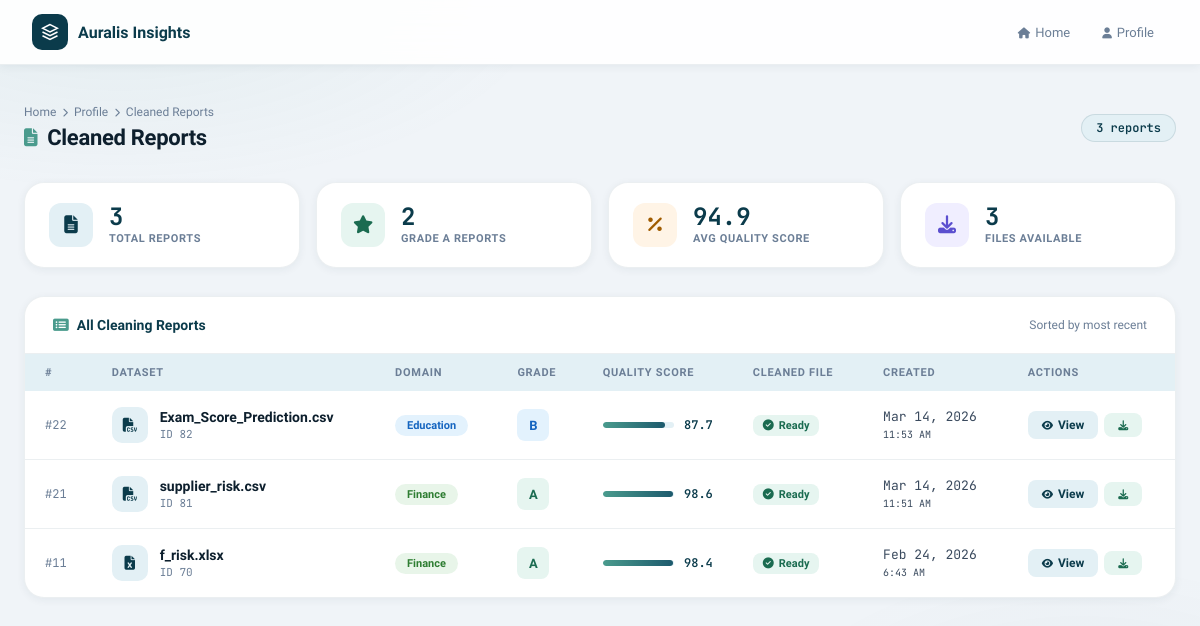
The app's page /cleaning/my-reports/ (signed in), older data.
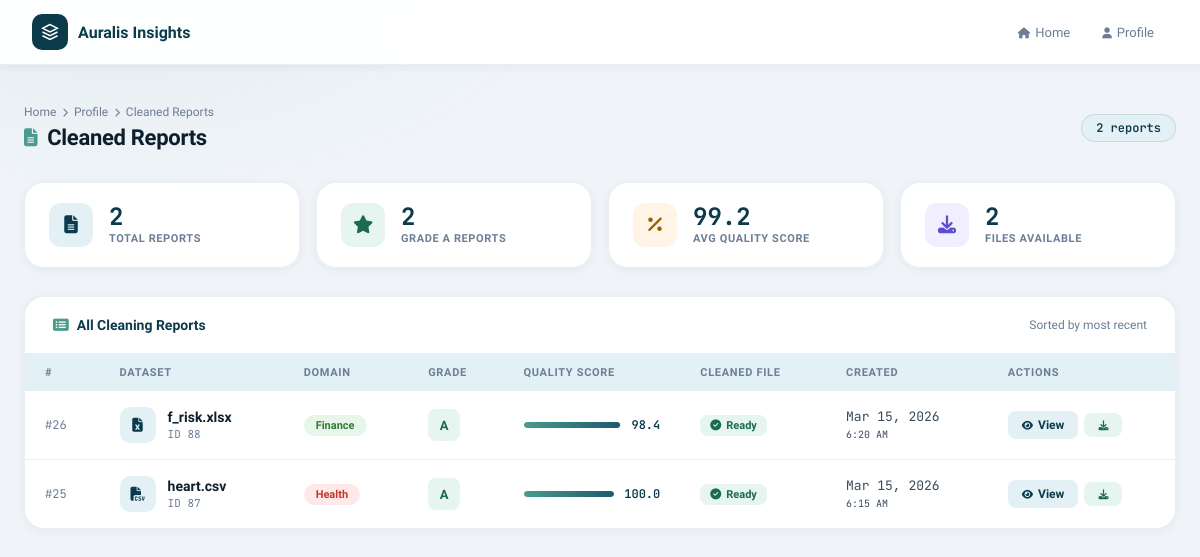
The same page, newer data.
### datacleaning/models.py (models this page shows, shortened)
class CleaningReport(models.Model):
    GRADE_CHOICES = [
        ('A', 'A'), ('B', 'B'), ('C', 'C'), ('D', 'D'), ('F', 'F'),
    ]
    DOMAIN_CHOICES = [
        ('education',  'Education'),
        ('health',     'Health'),
        ('finance',    'Finance'),
        ('sales',      'Sales'),
        ('hr',         'Human Resources'),
        ('generic',    'Generic'),
    ]
    dataset         = models.ForeignKey(Dataset, on_delete=models.CASCADE, related_name='cleaning_reports')
    cleaned_file    = models.FileField(upload_to='cleaned/', null=True, blank=True)
    report_json     = models.JSONField(default=dict)
    domain          = models.CharField(max_length=50, choices=DOMAIN_CHOICES, default='generic')
    quality_grade   = models.CharField(max_length=2,  choices=GRADE_CHOICES,  default='F')
    quality_score   = models.FloatField(default=0.0)
    created_at      = models.DateTimeField(auto_now_add=True)
    class Meta:
        ordering = ['-created_at']

### data_preparation/models.py (models this page shows, shortened)
class Dataset(models.Model):
    user = models.ForeignKey(CustomUser, on_delete=models.CASCADE)
    file = models.FileField(upload_to="datasets/", null=True, blank=True)
    file_name = models.CharField(max_length=255)
    uploaded_at = models.DateTimeField(auto_now_add=True)
    is_processed = models.BooleanField(default=False)
    parent_dataset = models.ForeignKey(
        "self",
        null=True,
        blank=True,
        on_delete=models.SET_NULL,
        related_name="prepared_versions"
    )
    status = models.CharField(
        max_length=20,
        choices=[
            ("original", "Original"),
            ("prepared", "Prepared")
        ],
        default="original"
    )

### datacleaning/views.py (the view)
# urls.py: path('my-reports/', views.cleaned_reports_list, name='cleaned_reports_list'),
def cleaned_reports_list(request):
    user_id = get_logged_in_user_id(request)
    if not user_id:
        return redirect('login')
    reports = CleaningReport.objects.filter(
        dataset__user_id=user_id
    ).select_related('dataset').order_by('-created_at')
    context = {
        'reports':         reports,
        'total':           reports.count(),
        'grade_a_count':   reports.filter(quality_grade='A').count(),
        'avg_score':       reports.aggregate(avg=Avg('quality_score'))['avg'] or 0,
        'files_available': reports.exclude(cleaned_file='').count(),
    }
    return render(request, 'datacleaning/cleaned_reports.html', context)

### datacleaning/views.py (called while the page is built)
def get_logged_in_user_id(request):
    return request.session.get('user_id', None)

### templates/datacleaning/cleaned_reports.html (shortened to what the changed rows need)
<!DOCTYPE html>
<html lang="en">
<head>
<link rel="stylesheet" href="https://cdnjs.cloudflare.com/ajax/libs/font-awesome/6.5.0/css/all.min.css">
</head>
<body>
<div class="page-wrapper">
  <div class="page-header">
    <div class="page-header-left">
      <div class="breadcrumb">
      </div>
      <h1 class="page-title">
        <i class="fas fa-file-alt"></i>
        Cleaned Reports
      </h1>
    </div>
    <span class="count-badge">{{ total }} report{{ total|pluralize }}</span>
  </div>
  {% if reports %}
  <div class="summary-row">
    <div class="summary-card">
      <div class="summary-icon blue"><i class="fas fa-file-alt"></i></div>
      <div>
        <div class="summary-num">{{ total }}</div>
        <div class="summary-label">Total Reports</div>
      </div>
    </div>
    <div class="summary-card">
      <div class="summary-icon green"><i class="fas fa-star"></i></div>
      <div>
        <div class="summary-num">{{ grade_a_count }}</div>
        <div class="summary-label">Grade A Reports</div>
      </div>
    </div>
    <div class="summary-card">
      <div class="summary-icon orange"><i class="fas fa-percentage"></i></div>
      <div>
        <div class="summary-num">{{ avg_score|floatformat:1 }}</div>
        <div class="summary-label">Avg Quality Score</div>
      </div>
    </div>
    <div class="summary-card">
      <div class="summary-icon purple"><i class="fas fa-download"></i></div>
      <div>
        <div class="summary-num">{{ files_available }}</div>
        <div class="summary-label">Files Available</div>
      </div>
    </div>
  </div>
  <div class="table-card">
    <div class="table-header">
      <div class="table-title">
        <i class="fas fa-list-alt"></i> All Cleaning Reports
      </div>
      <span style="font-size:12px; color:var(--text-muted);">Sorted by most recent</span>
    </div>
    <table class="reports-table">
      <thead>
        <tr>
          <th>#</th>
          <th>Dataset</th>
          <th>Domain</th>
          <th>Grade</th>
          <th>Quality Score</th>
          <th>Cleaned File</th>
          <th>Created</th>
          <th>Actions</th>
        </tr>
      </thead>
      <tbody>
        {% for rpt in reports %}
        <tr>
          <td style="font-family:'JetBrains Mono',monospace; font-size:12px; color:var(--text-muted);">
            #{{ rpt.id }}
          </td>
          <td>
            <div class="dataset-cell">
              <div class="dataset-icon">
                {% if rpt.dataset.file_name|lower|slice:"-4:" == "xlsx" or rpt.dataset.file_name|lower|slice:"-3:" == "xls" %}
                  <i class="fas fa-file-excel"></i>
                {% elif rpt.dataset.file_name|lower|slice:"-3:" == "csv" %}
                  <i class="fas fa-file-csv"></i>
                {% else %}
                  <i class="fas fa-file-alt"></i>
                {% endif %}
              </div>
              <div>
                <div class="dataset-name">{{ rpt.dataset.file_name }}</div>
                <div class="dataset-sub">ID {{ rpt.dataset.id }}</div>
              </div>
            </div>
          </td>
          <td>
            <span class="domain-pill domain-{{ rpt.domain|lower }}">
              {{ rpt.get_domain_display }}
            </span>
          </td>
          <td>
            <span class="grade-badge grade-{{ rpt.quality_grade }}">
              {{ rpt.quality_grade }}
            </span>
          </td>
          <td>
            <div class="score-cell">
              <div class="score-bar-wrap">
                <div class="score-bar" style="width: {{ rpt.quality_score }}%"></div>
              </div>
              <span class="score-num">{{ rpt.quality_score|floatformat:1 }}</span>
            </div>
          </td>
          <td>
            {% if rpt.cleaned_file %}
              <span class="file-badge file-yes"><i class="fas fa-check-circle"></i> Ready</span>
            {% else %}
              <span class="file-badge file-no"><i class="fas fa-times-circle"></i> None</span>
            {% endif %}
          </td>
          <td class="date-cell">{{ rpt.created_at|date:"M d, Y" }}<br>
            <span style="font-size:10px;">{{ rpt.created_at|date:"g:i A" }}</span>
          </td>
          <td>
            <div class="action-group">
              <a href="{% url 'report' report_id=rpt.id %}" class="action-btn action-view">
                <i class="fas fa-eye"></i> View
              </a>
              {% if rpt.cleaned_file %}
              <a href="{% url 'download_cleaned' report_id=rpt.id %}" class="action-btn action-dl">
                <i class="fas fa-download"></i>
              </a>
              {% endif %}
            </div>
          </td>
        </tr>
        {% endfor %}
      </tbody>
    </table>
  </div>
  {% endif %}
</div>
</body>
</html>

Row changes from the older to the newer data that the page shows:
removed CleaningReport: id "22", dataset.file_name "Exam_Score_Prediction.csv", dataset.id "82", domain "Education", quality_grade "B", quality_score "87.7", shows "Ready", created_at "Mar 14, 2026", created_at "11:53 AM"
removed CleaningReport: id "21", dataset.file_name "supplier_risk.csv", dataset.id "81", domain "Finance", quality_grade "A", quality_score "98.6", shows "Ready", created_at "Mar 14, 2026", created_at "11:51 AM"
removed CleaningReport: id "11", dataset.file_name "f_risk.xlsx", dataset.id "70", domain "Finance", quality_grade "A", quality_score "98.4", shows "Ready", created_at "Feb 24, 2026", created_at "6:43 AM"
added CleaningReport: id "26", dataset.file_name "f_risk.xlsx", dataset.id "88", domain "Finance", quality_grade "A", quality_score "98.4", shows "Ready", created_at "Mar 15, 2026", created_at "6:20 AM"
added CleaningReport: id "25", dataset.file_name "heart.csv", dataset.id "87", domain "Health", quality_grade "A", quality_score "100.0", shows "Ready", created_at "Mar 15, 2026", created_at "6:15 AM"
Text that changed along with them:
{{ total }}: "3" → "2"
{{ avg_score|floatformat:1 }}: "94.9" → "99.2"
{{ files_available }}: "3" → "2"
